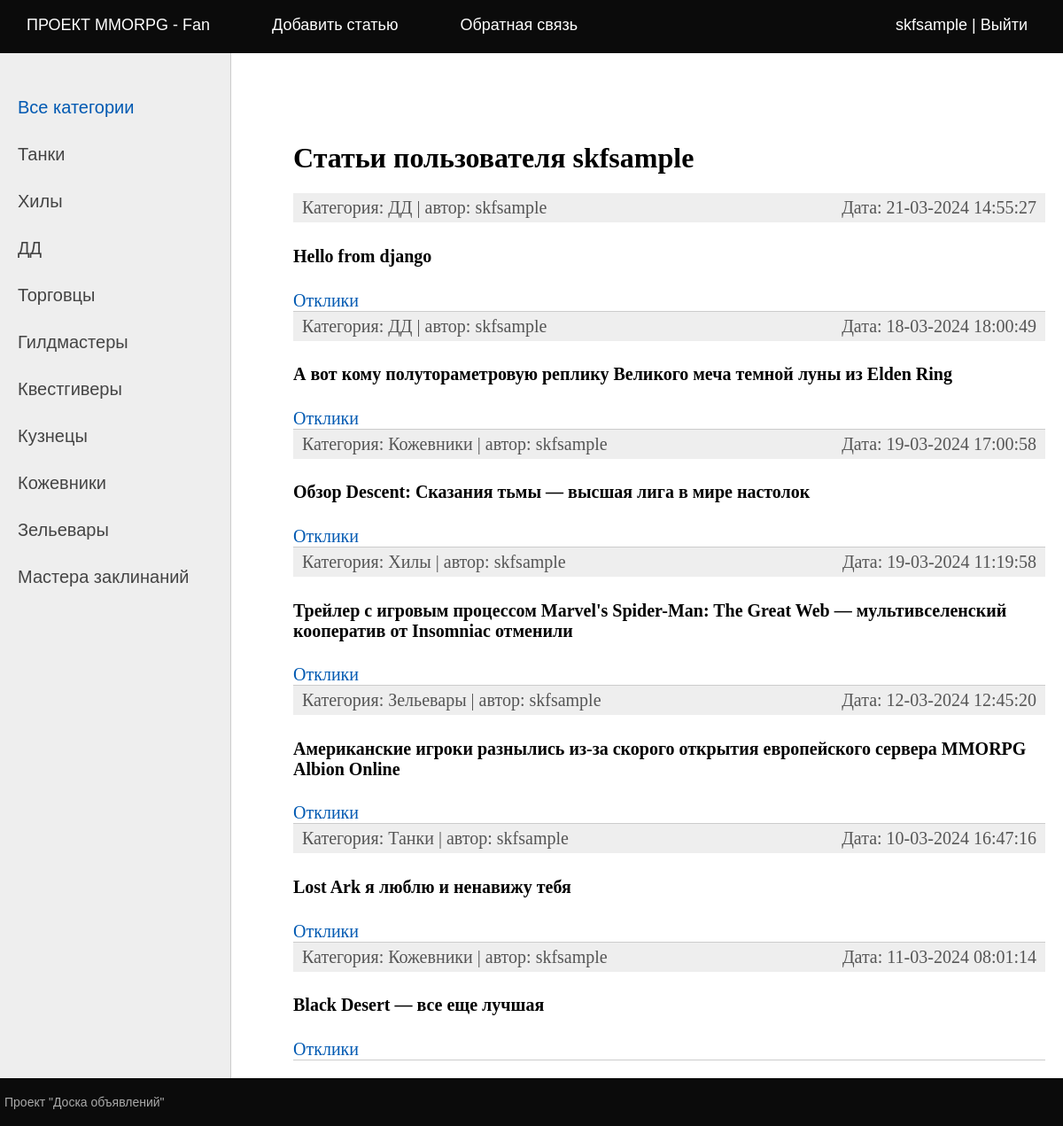
Page /mypost/1/ (signed in) on the earlier database version.
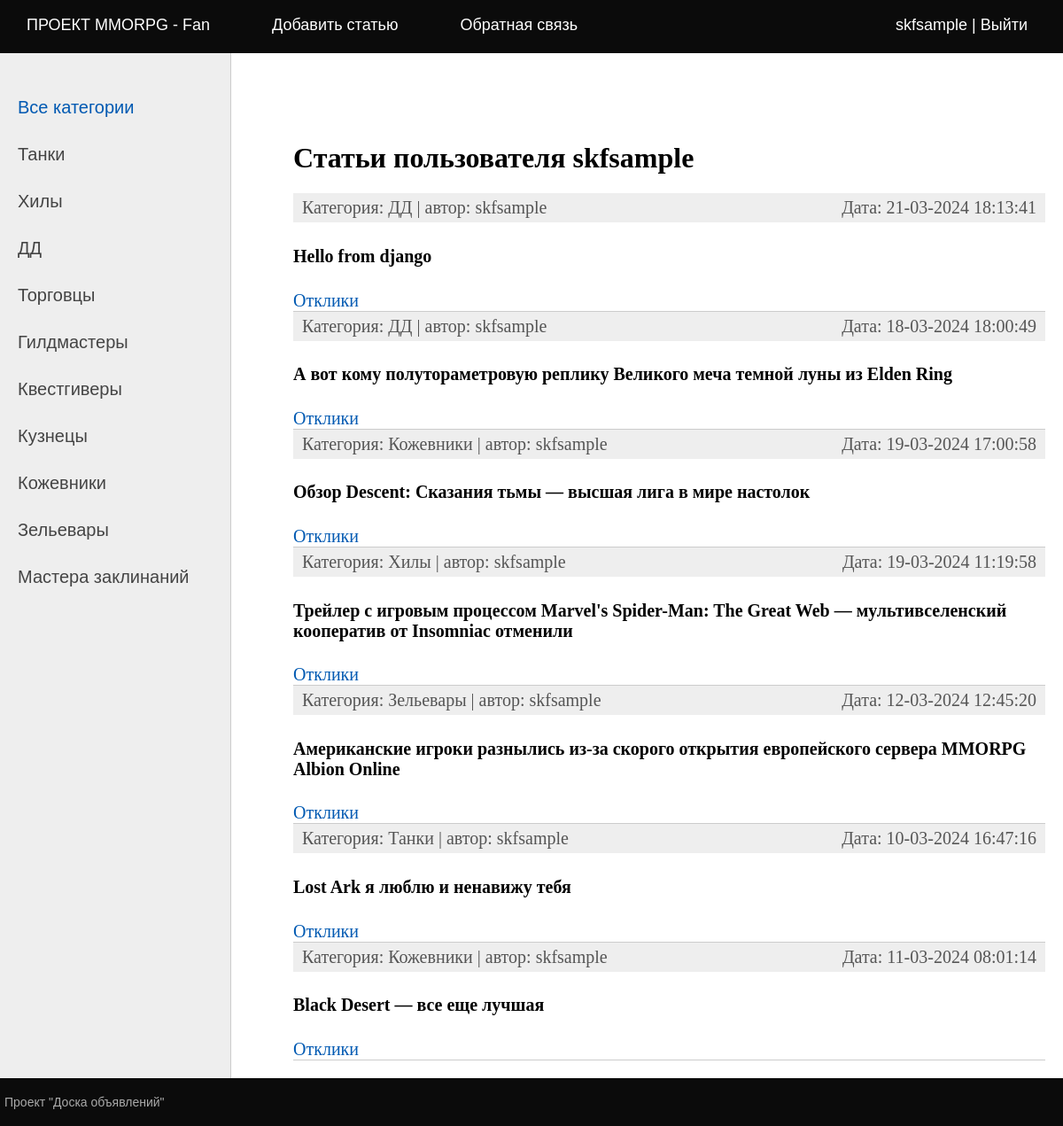
Same page on the later database version.
### bbapp/models.py (models this page shows, shortened)
class Bullets(models.Model):
    class PublishedStatus(models.IntegerChoices):
        DRAFT = 0, 'Черновик'
        PUBLISHED = 1, 'Опубликовано'
    title = models.CharField(max_length=128, verbose_name='Заголовок')
    slug = models.SlugField(max_length=128, unique=True, db_index=True, verbose_name='Slug')
    photo = models.ImageField(upload_to='photos/%Y/%m/%d',
                              verbose_name='Фото', default=None, blank=True, null=True)
    content = RichTextField(blank=True, verbose_name='Контент')
    dateCreation = models.DateTimeField(auto_now_add=True, verbose_name='Дата создания')
    dateUpdate = models.DateTimeField(auto_now=True, verbose_name='Дата изменения')
    is_published = models.BooleanField(choices=tuple(map(lambda x: (bool(x[0]), x[1]), PublishedStatus.choices)),
                                       default=PublishedStatus.DRAFT, verbose_name='Статус')
    cat = models.ForeignKey('Category', on_delete=models.PROTECT, verbose_name='Категория')
    author = models.ForeignKey(get_user_model(), on_delete=models.SET_NULL,
                               related_name='posts', null=True, default=None)
    objects = models.Manager()
    published = PublishedManager()
    class Meta:
        verbose_name = 'Доска объявлений'
        verbose_name_plural = 'Доска объявлений'
        ordering = ['-dateCreation']
        indexes = [
            models.Index(fields=['-dateCreation'])
        ]

class Category(models.Model):
    name = models.CharField(max_length=128, db_index=True, verbose_name='Категория')
    slug = models.SlugField(max_length=255, unique=True, db_index=True)
    class Meta:
        verbose_name = 'Категория'
        verbose_name_plural = 'Категории'

### bbapp/views.py (the view)
# urls.py: path('mypost/<int:pk>/', views.ShowUserPosts.as_view(), name='post_user'),
class ShowUserPosts(LoginRequiredMixin, DataMixin, ListView):
    model = Bullets
    paginate_by = 20
    template_name = 'bbapp/list_mypost.html'
    context_object_name = 'userPost'
    title = f'Bullets.pk | {Bullets.title}'

### accounts/context_processors.py (called while the page is built)
def get_bbapp_context(request):
    return {'mainmenu': menu}

### bbapp/templatetags/bb_tags.py (called while the page is built)
@register.inclusion_tag('bbapp/list_categories.html')
def show_categories(cat_selected=0):
    cats = Category.objects.all()
    return {'cats': cats, 'cat_selected': cat_selected}

### bbapp/templates/bbapp/list_mypost.html (shortened to what this page needs)
{% extends 'default.html' %}
{% block content %}
<h1>Статьи пользователя {{user}}</h1>
<ul class="list-articles">
	{% for bullet in userPost %}
	{% if bullet.author.id == user.id %}
	<li>
	<div class="article-panel">
		<p class="first">Категория: {{bullet.cat.name}} | автор: {{ bullet.author.username|default:"Неизвестен" }}</p>
		<p class="last">Дата: {{bullet.dateUpdate|date:"d-m-Y H:i:s"}}</p>
	</div>
		<h4>{{bullet.title}}</h4>
		<a href="{% url 'post_comments' bullet.id %}">Отклики</a>
	</li>
	{% endif %}
	{% endfor %}
</ul>
{% endblock %}

Differences in the rows shown:
changed Bullets "Hello from django": dateUpdate "21-03-2024 14:55:27" → "21-03-2024 18:13:41"
